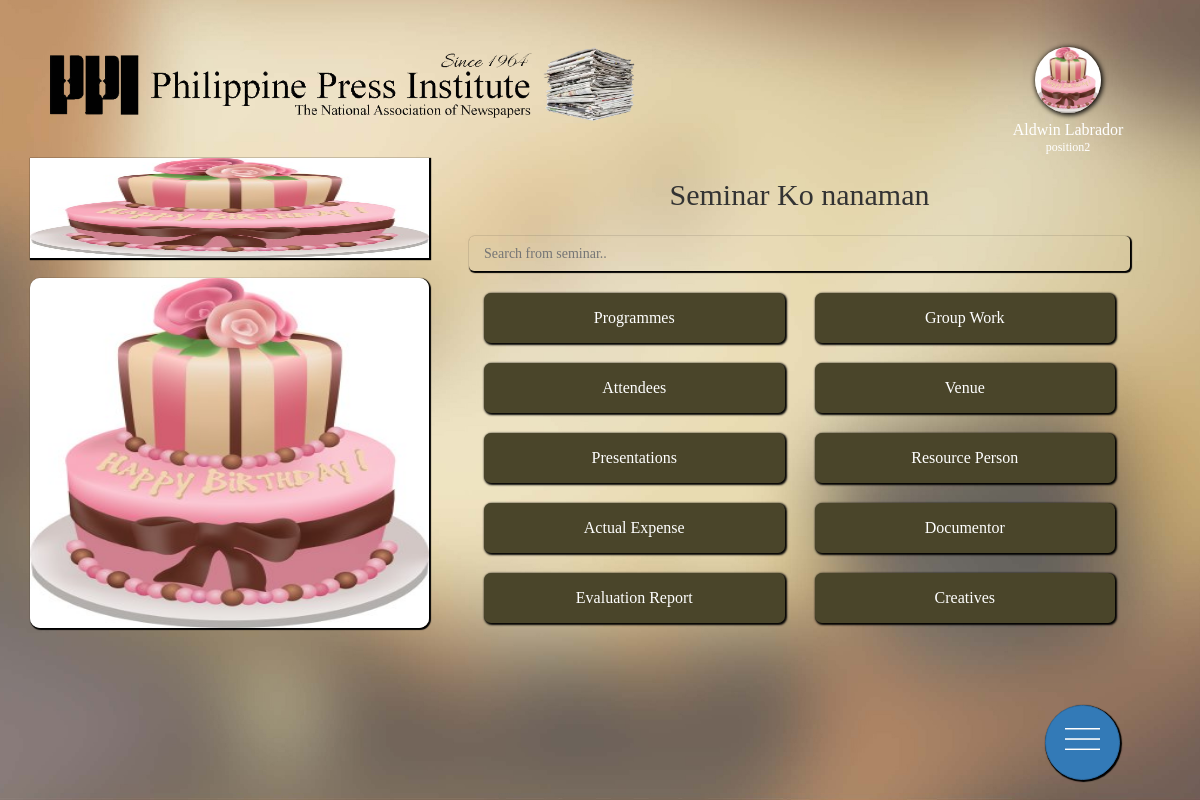
/documentation.php?id=3 (signed in), run on the app's committed database.
### tables this page shows
CREATE TABLE `tbl_seminars` (
  `id` int(11) NOT NULL,
  `partner_id` int(11) NOT NULL,
  `title_seminar` mediumtext NOT NULL,
  `period_to` date NOT NULL,
  `period_from` date NOT NULL,
  `areas` varchar(25) NOT NULL,
  `remarks` varchar(25) NOT NULL,
  `luzon` mediumtext NOT NULL,
  `visayas` mediumtext NOT NULL,
  `mindanao` mediumtext NOT NULL,
  `seminar_logo` mediumtext NOT NULL,
  `seminar_banner` mediumtext NOT NULL,
  `date_added` datetime NOT NULL,
  `date_updated` datetime NOT NULL,
  `deleted` varchar(3) NOT NULL
);

### documentation.php (the view, shortened to what this page needs)
<!DOCTYPE html>
<html>
<?php include("connection.php"); ?>
<head>
	<?php include("head.php"); ?>
	<?php include("queries.php"); ?>
</head>
<body class="goldNoBorder">
	<div class="container-fluid">
		<?php header2(); ?>
		<div class="container">
		<?php
			$sql = "SELECT * from tbl_seminars WHERE id='".$_GET['id']."'";
			$query = mysqli_query($connection, $sql);
			$result = mysqli_fetch_assoc($query);
		?>
			<div class="leftSideDetails">
				<div class="logo2">
					<img src="<?php echo $result['seminar_logo']; ?>" width="100%" height="100px">
				</div>
				<div class="previewBanner2">
					<img src="<?php echo $result['seminar_banner']; ?>">
				</div>
			</div>
			<div class="rightSideDetails">
				<div class="seminarTitle">
					<h3 class="etchTwo"><?php echo $result['title_seminar']; ?></h3>
				</div>
				<div class="hanap2">
					<input type="text" placeholder="Search from seminar..">
				</div>
				<div class="docuButtons">
					<div class="row-grid">
						<div class="col-sm-6 col-md-6">
							<button type="button" onclick="location.href='docuParts.php?docu=Programme'">Programmes</button>
							<button type="button" onclick="location.href='docuParts.php?docu=Attendees'">Attendees</button>
							<button type="button" onclick="location.href='docuParts.php?docu=Presentations'">Presentations</button>
							<button type="button" onclick="location.href='docuParts.php?docu=Actual Expense'">Actual Expense</button>
							<button type="button" onclick="location.href='docuParts.php?docu=Evaluation Report'">Evaluation Report</button>
						</div>
					</div>
					<div class="row-grid">
						<div class="col-sm-6 col-md-6">
							<button type="button" onclick="location.href='docuParts.php?docu=Group Work'">Group Work</button>
							<button type="button" onclick="location.href='docuParts.php?docu=Venue'">Venue</button>
							<button type="button" onclick="location.href='docuParts.php?docu=Resource Person'">Resource Person</button>
							<button type="button" onclick="location.href='docuParts.php?docu=Documentator'">Documentor</button>
							<button type="button" onclick="location.href='docuCreatives.php?docu=Creatives'">Creatives</button>
						</div>
					</div>
				</div>
			</div>
		</div>
	</div>
	<?php floatButtonsDocumentation() ?>
</body>
</html>

### head.php (shortened to what this page needs)
<link rel="stylesheet" type="text/css" href="css/stylesheet.css">
<link rel="stylesheet" type="text/css" href="css/bootstrap.min.css">
<?php
	function header2(){
?>
		<div style="float:left">
			<div class="header2">
				<img src="img/PPI Logo2.png" width="100%">
			</div>
			<div class="header">
        <div class="dropdown profile">
  				<img src="<?php adminInfo("photo"); ?>" class="dropdown-toggle" data-toggle="dropdown">
        </div>
				<p style="font-size: 16px"><?php adminInfo("full_name") ?></p>
				<p><?php adminInfo("position"); ?></p>
			</div>
		</div>
<?php
	}
?>
<?php
  function floatButtonsDocumentation(){
?>
    <div class="mini">
      <div class="btn-group">
        <a href="javascript:void(0)" class="btn btn-primary btn-fab" id="main">
            <img src = "img/Menu.png">
        </a>
      </div>
    </div>
<?php
  }
?>

### queries.php (shortened to what this page needs)
<?php
	function adminInfo($detail){
		include("connection.php");
		$sql= "SELECT * FROM tbl_admin WHERE id = '".$_SESSION['id']."'";
			$query = mysqli_query($connection, $sql);
			$result = mysqli_fetch_assoc($query);
			$photo = $result['photo'];
			$username = $result['username'];
			$last_name = $result['last_name'];
			$first_name = $result['first_name'];
			$full_name = $first_name.' '.$last_name;
			$position = $result['position'];
			$admin_type = $result['admin_type'];
			if($detail=="photo"){
				echo $photo;
			}else if($detail=="username"){
				echo $username;
			}else if($detail=="position"){
				echo $position;
			}else if($detail=="last_name"){
				echo $last_name;
			}else if($detail=="first_name"){
				echo $first_name;
			}else if($detail=="full_name"){
				echo $full_name;
			}else if($detail=="admin_type"){
				echo $admin_type;
			}
	}
?>

### css/stylesheet.css (style rules this page uses)
* { font-family: Century Gothic; }
body.goldNoBorder { background-image: url(../img/PPI_BackgroundNoBorder.jpg); background-size: 100% 100%; background-repeat: no-repeat; background-attachment: fixed; }
.header { float: right; width: 20%; margin-top: 4%; }
.header p { text-align: center; line-height: 20%; margin-top: 15px; font-family: Century Gothic; font-size: 12px; color: white; }
.profile { width: 66px; height: 66px; border-radius: 50%; background-color: transparent; margin: 0 auto; box-shadow: 1px 1px 5px 1px black; }
.profile img { border-radius: 50%; width: 66px; height: 66px; float: left; }
.header2 { width: 50%; float: left; margin-top: 4%; margin-left: 3%; }
.btn-group .btn-fab { position: fixed !important; right: 20px; }
#main { bottom: 20px; border-radius: 50%; height: 75px; width: 75px; margin-right: 5%; box-shadow: 1px 1px 1px 1px black; }
.mini img { width: 70%; margin-top: 10px; filter: brightness(0) invert(1); }
.leftSideDetails { width: 35%; float: left; }
.rightSideDetails { width: 65%; height: 100px; float: left; padding: 0px 40px; }
.previewBanner2 { width: 100%; height: 350px; box-shadow: 1px 1px 1px 1px black; border-radius: 10px; background-color: rgba(255,255,255,.5); float: left; }
.previewBanner2 img { border-radius: 10px; width: 100%; height: 350px; }
.logo2 { width: 100%; height: 100px; box-shadow: 1px 1px 1px 1px black; background-color: rgba(255,255,255,0.8); float: left; margin-bottom: 20px; }
.seminarTitle { text-align: center; }
.hanap2 { width: 100%; float: left; padding-top: 15px; height: 52px; }
.hanap2 input[type="text"] { margin: 0 auto; display: block; width: 100%; height: 35px; border-radius: 5px; border: none; box-shadow: 1px 1px 1px 1px black; padding-left: 15px; background-color: transparent; }
.docuButtons { float: left; width: 100%; }
.docuButtons button { width: 100%; background-color: #4A452A; box-shadow: 1px 1px 2px 1px black; color: white; border: none; border-radius: 7px; height: 50px; margin-top: 20px; font-size: 16px; }
.etchTwo { font-family: AardvarkBold; font-size: 30px; }

### data on the page
tbl_seminars: seminar_logo (picture), seminar_banner (picture), title_seminar "Seminar Ko nanaman"

### other printed values
$full_name "Aldwin Labrador"
$position "position2"
